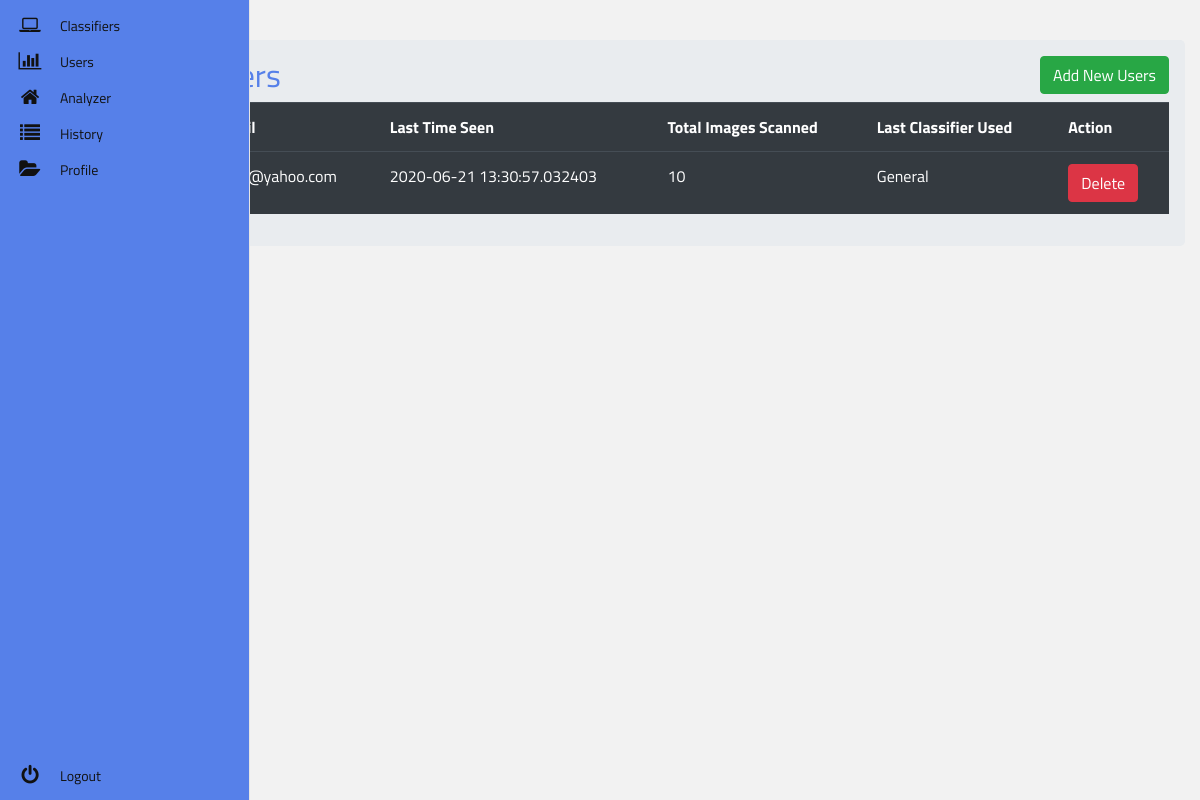
The page /users (signed in) on the database as committed earlier.
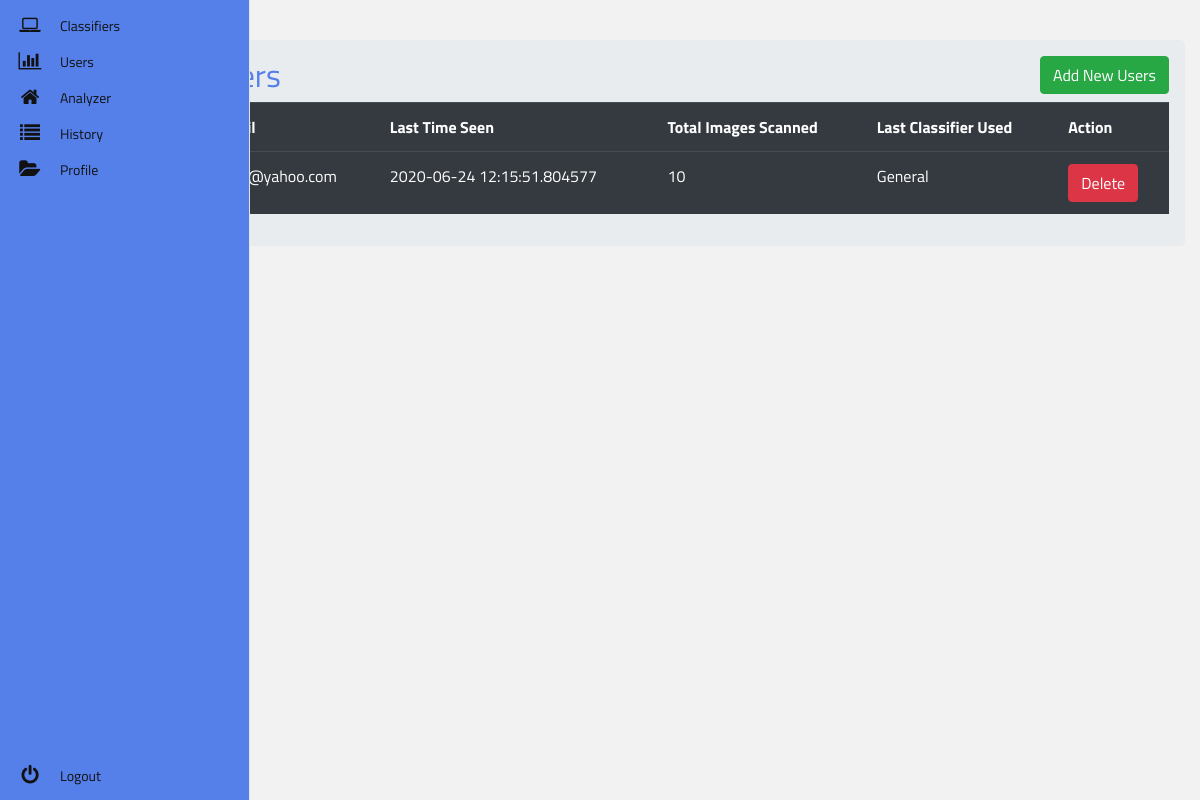
The same page on the database as committed later.
### Launch.py (models this page shows, shortened)
class Users(UserMixin, db.Model):
    id = db.Column(db.Integer, primary_key=True)
    username = db.Column(db.String(100), nullable=False, unique=True, )
    email = db.Column(db.String(200), nullable=False, unique=True, )
    password = db.Column(db.String(1000), nullable=False)
    isAdmin = db.Column(db.Boolean, nullable=False)
    lastTimeSeen = db.Column(db.DateTime, nullable=True)
    TotalImagesScanned = db.Column(db.Integer, nullable=False)
    history = db.relationship('History', backref='user')  # TODO: Astea ar trebui sa fie lazy='dynamic'

### Launch.py (the view)
@app.route("/users")
@login_required
def users():
    if not current_user.isAdmin:
        return "<h1>Not authorized</h1>"
    userList = db.session.query(Users.id, Users.username, Users.email, Users.lastTimeSeen, Users.TotalImagesScanned,
                                Classifiers.name) \
        .outerjoin(History, History.userId == Users.id) \
        .outerjoin(Classifiers, Classifiers.id == History.classifierId) \
        .group_by(Users.username) \
        .filter(Users.isAdmin == 0) \
        .all()
    return render_template("usersPage.html", userList=userList)

### Launch.py (called while the page is built)
@login_manager.user_loader
def load_user(user_id):
    return Users.query.get(int(user_id))

### templates/usersPage.html (shortened to what this page needs)
<!DOCTYPE html>
<html lang="en">
<head>
    <link href="https://stackpath.bootstrapcdn.com/bootstrap/4.4.1/css/bootstrap.min.css"
 rel="stylesheet">
    <link href="/static/css/baseStyle.css" rel="stylesheet">
    <link href="/static/css/usersPage.css" rel="stylesheet">
</head>
<body>
{% include "navBars/adminNavBar.html" %}
<div class="container">
    <div class="row">
        <div class="col md-12">
            <div class="jumbotron p-3">
                <h2>
                    <button class="btn btn-success float-right" data-target="#mymodal" data-toggle="modal"
                            type="button">Add New Users
                    </button>
                </h2>
                <table class="table table-hover table-dark">
                    <tr>
                        <th>Username</th>
                        <th>Email</th>
                        <th>Last Time Seen</th>
                        <th>Total Images Scanned</th>
                        <th>Last Classifier Used</th>
                        <th>Action</th>
                    </tr>
                    {% for user in userList %}
                    <tr>
                        <td>{{user.username}}</td>
                        <td>{{user.email}}</td>
                        <td>
                            {% if user.lastTimeSeen is not none %}
                            {{user.lastTimeSeen}}
                            {% else %}
                            Never
                            {% endif %}
                        </td>
                        <td>{{user.TotalImagesScanned}}</td>
                        <td>{{user.name}}</td>
                        <td>
                            <a class="btn btn-danger btn-xs" href="/usersDelete/{{user.id}}"
                               onclick="return confirm('Are You Sure To Delete ?')">Delete</a>
                        </td>
                    </tr>
                    {% endfor %}
                </table>
            </div>
        </div>
    </div>
</div>
</body>
</html>

### templates/navBars/adminNavBar.html
<link href="/static/css/navBar.css" rel="stylesheet">
<nav class="main-menu">
    <ul>
        <li class="has-subnav">
            <a href="{{ url_for('classifiers') }}">
                <i class="fa fa-laptop fa-2x"></i>
                <span class="nav-text">
                            Classifiers
                        </span>
            </a>
        </li>
        <li>
            <a href="{{ url_for('users') }}">
                <i class="fa fa-bar-chart-o fa-2x"></i>
                <span class="nav-text">
                                    Users
                                </span>
            </a>
        </li>
        <li>
            <a href="{{ url_for('analyzer') }}">
                <i class="fa fa-home fa-2x"></i>
                <span class="nav-text">
                            Analyzer
                        </span>
            </a>
        </li>
        <li class="has-subnav">
            <a href="{{ url_for('history') }}">
                <i class="fa fa-list fa-2x"></i>
                <span class="nav-text">
                            History
                        </span>
            </a>
        </li>
        <li class="has-subnav">
            <a href="{{ url_for('profile') }}">
                <i class="fa fa-folder-open fa-2x"></i>
                <span class="nav-text">
                            Profile
                        </span>
            </a>
        </li>
    </ul>
    <ul class="logout">
        <li>
            <a href="{{ url_for('logout') }}">
                <i class="fa fa-power-off fa-2x"></i>
                <span class="nav-text">
                            Logout
                        </span>
            </a>
        </li>
    </ul>
</nav>

### static/css/baseStyle.css (style rules this page uses)
body { color: #5680E9; background-color: #F2F2F2; padding-left: 60px; font-size: 16px; font-family: 'Titillium Web', "Calibri Light"; }

### static/css/usersPage.css (style rules this page uses)
body { margin-top: 5vh; }

### static/css/navBar.css (style rules this page uses)
.fa-2x { font-size: 2em; }
.fa { position: relative; display: table-cell; width: 60px; height: 36px; text-align: center; vertical-align: middle; font-size: 20px; }
.main-menu { background: #5680E9; border-right: 1px solid #e5e5e5; position: fixed; top: 0; bottom: 0; height: 100%; left: 0; width: 60px; overflow: hidden; -webkit-transition: width .05s linear; transition: width .05s linear; -webkit-transform: translateZ(0) scale(1, 1); z-index: 1000; }
.main-menu > ul { margin: 7px 0; }
.main-menu li { position: relative; display: block; width: 250px; }
.main-menu li > a { position: relative; display: table; border-collapse: collapse; border-spacing: 0; color: #111111; font-family: arial; font-size: 14px; text-decoration: none; -webkit-transform: translateZ(0) scale(1, 1); -webkit-transition: all .1s linear; transition: all .1s linear; }
.main-menu .nav-text { position: relative; display: table-cell; vertical-align: middle; width: 190px; font-family: 'Titillium Web', sans-serif; }
.main-menu > ul.logout { position: absolute; left: 0; bottom: 0; }
nav { -webkit-user-select: none; -moz-user-select: none; -ms-user-select: none; -o-user-select: none; user-select: none; }
nav ul, nav li { outline: 0; margin: 0; padding: 0; }

Rows that differ between the two databases and show on the page:
changed Users "User@yahoo.com": lastTimeSeen "2020-06-21 13:30:57.032403" → "2020-06-24 12:15:51.804577"
